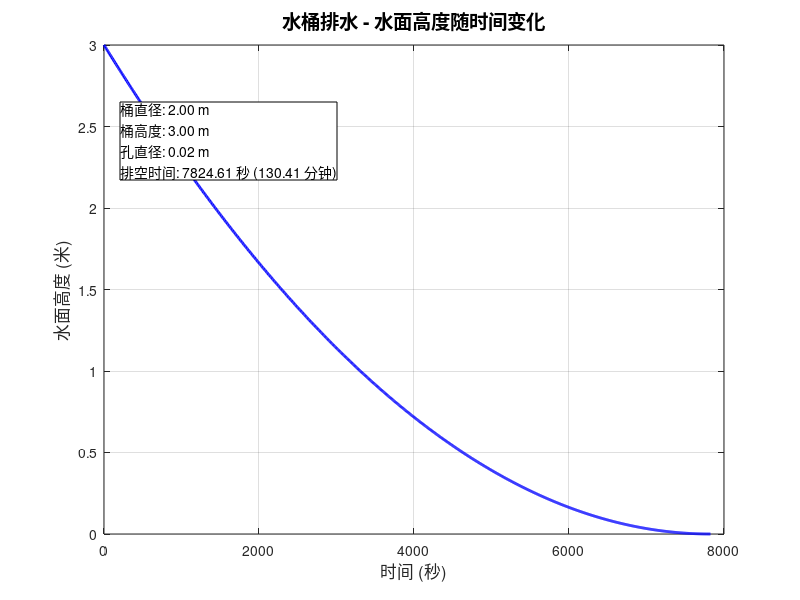

MATLAB code for this plot:
% 水桶排水问题 - 第一部分
% 桶底面直径: 2m, 高度: 3m
% 孔的直径: 2cm = 0.02m
% 水流速度: v = sqrt(2*g*h), g = 9.8 m/s^2
% 求水面高度与时间的关系

clear all;
close all;
clc;

% 参数设置
D = 2;           % 桶的直径 (m)
H0 = 3;          % 初始水面高度 (m)
d = 0.02;        % 孔的直径 (m)
g = 9.8;         % 重力加速度 (m/s^2)

% 计算面积
A_bucket = pi * (D/2)^2;     % 桶的底面积 (m^2)
A_hole = pi * (d/2)^2;       % 孔的面积 (m^2)

% 根据连续性方程: A_bucket * dh/dt = -A_hole * v
% 其中 v = sqrt(2*g*h)
% 所以: dh/dt = -(A_hole/A_bucket) * sqrt(2*g*h)
% 令 k = A_hole/A_bucket * sqrt(2*g)
k = (A_hole/A_bucket) * sqrt(2*g);

% 微分方程: dh/dt = -k * sqrt(h)
% 分离变量: dh/sqrt(h) = -k * dt
% 积分: 2*sqrt(h) = -k*t + C
% 初始条件: t=0 时 h=H0, 得 C = 2*sqrt(H0)
% 所以: sqrt(h) = sqrt(H0) - k*t/2
% h(t) = (sqrt(H0) - k*t/2)^2

% 计算水完全流出所需时间
t_empty = 2 * sqrt(H0) / k;

% 时间数组
t = linspace(0, t_empty, 1000);

% 计算高度
h = (sqrt(H0) - k*t/2).^2;

% 绘图
figure('Position', [100, 100, 800, 600]);
plot(t, h, 'b-', 'LineWidth', 2);
grid on;
xlabel('时间 (秒)', 'FontSize', 12);
ylabel('水面高度 (米)', 'FontSize', 12);
title('水桶排水 - 水面高度随时间变化', 'FontSize', 14);

% 添加关键信息
text_str = sprintf('桶直径: %.2f m\n桶高度: %.2f m\n孔直径: %.2f m\n排空时间: %.2f 秒 (%.2f 分钟)', ...
                   D, H0, d, t_empty, t_empty/60);
annotation('textbox', [0.15, 0.7, 0.3, 0.2], 'String', text_str, ...
           'FitBoxToText', 'on', 'BackgroundColor', 'white', 'EdgeColor', 'black');

% 保存图形
saveas(gcf, 'water_tank_part1.png');

% 显示结果
fprintf('===== 水桶排水问题 - 第一部分 =====\n');
fprintf('桶的直径: %.2f m\n', D);
fprintf('桶的高度: %.2f m\n', H0);
fprintf('孔的直径: %.4f m (%.2f cm)\n', d, d*100);
fprintf('桶的底面积: %.6f m^2\n', A_bucket);
fprintf('孔的面积: %.8f m^2\n', A_hole);
fprintf('系数 k: %.6f\n', k);
fprintf('水完全流出时间: %.2f 秒 (约 %.2f 分钟)\n', t_empty, t_empty/60);
fprintf('\n高度与时间的关系式:\n');
fprintf('h(t) = (sqrt(%.2f) - %.6f * t / 2)^2\n', H0, k);
fprintf('     = (%.4f - %.6f * t)^2\n', sqrt(H0), k/2);
fprintf('\n图形已保存为: water_tank_part1.png\n');
